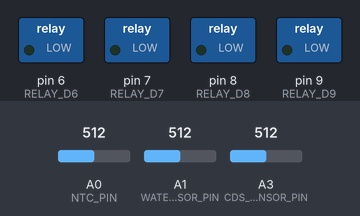
Simulated run of this sketch. Board: Arduino Uno, built with avr-gcc and run on an emulated ATmega328P. Shown: switched loads named in the sketch (green lamp = pin HIGH). The test bench sets the inputs (shaded band); at power-on: A0 (NTC_PIN) = 512, A1 (WATER_SENSOR_PIN) = 512, A3 (CDS_SENSOR_PIN) = 512.

Above: at 1.2 s.
1.3 s: A0 (NTC_PIN) set to 692
2.8 s: A0 (NTC_PIN) set to 718
At 3.6 s:
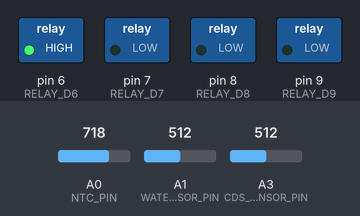
Timing chart, 0 to 5.8 s (numbered marks = the images above; inputs shaded):
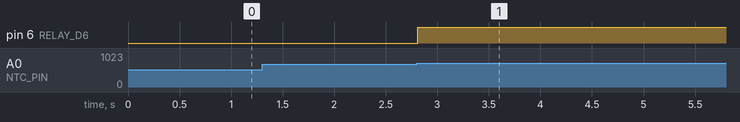

Measured:
- the behaviour switches between 700 and 701 on A0 (NTC_PIN) (found by bisection; images 0 and 1)
- after the input at 1.3 s, every drawn part: stays the same
- after the input at 2.8 s, pin 6 (RELAY_D6): LOW → HIGH at once

The sketch:

smart_coding.ino
```cpp
// Definisikan pin output
const int RELAY_D7 = 7; // Lampu untuk perintah pintu
const int RELAY_D8 = 8; // Lampu untuk perintah sensor CDS
const int RELAY_D6 = 6; // Lampu untuk sensor NTC
const int RELAY_D9 = 9; // Pompa untuk sensor air

// Definisikan pin input sensor analog
const int NTC_PIN = A0;   // Sensor NTC
const int WATER_SENSOR_PIN = A1; // Sensor Air
const int CDS_SENSOR_PIN = A3;  // Sensor CDS

// Variabel untuk waktu delay non-blocking
unsigned long d7_on_time = 0;
bool d7_active = false;

unsigned long d8_on_time_serial = 0;
bool d8_active_serial = false;

void setup() {
  // Inisialisasi pin output
  pinMode(RELAY_D7, OUTPUT);
  pinMode(RELAY_D8, OUTPUT);
  pinMode(RELAY_D6, OUTPUT);
  pinMode(RELAY_D9, OUTPUT);

  // Pastikan semua relay dalam kondisi OFF di awal
  digitalWrite(RELAY_D7, LOW);
  digitalWrite(RELAY_D8, LOW);
  digitalWrite(RELAY_D6, LOW);
  digitalWrite(RELAY_D9, LOW);

  // Mulai komunikasi serial
  Serial.begin(9600);
  //Serial.println("Sistem siap. Kirim 'O' atau 'C' melalui Serial Monitor.");
}

void loop() {
  // --- Penanganan Perintah Serial ---
  if (Serial.available()) {
    char command = Serial.read(); // Baca perintah dari Serial Monitor

    if (command == 'O' || command == 'o') {
      //Serial.println("Perintah 'O' diterima: Menyalakan lampu D7 selama 3 detik.");
      digitalWrite(RELAY_D7, HIGH); // Nyalakan lampu D7
      d7_on_time = millis(); // Catat waktu saat lampu dinyalakan
      d7_active = true;
    } else if (command == 'C' || command == 'c') {
      //Serial.println("Perintah 'C' diterima: Menyalakan lampu D8 selama 5 detik.");
      digitalWrite(RELAY_D8, HIGH); // Nyalakan lampu D8
      d8_on_time_serial = millis(); // Catat waktu saat lampu dinyalakan
      d8_active_serial = true;
    }
  }

  // Cek apakah lampu D7 sudah menyala selama 3 detik
  if (d7_active && (millis() - d7_on_time >= 3000)) {
    digitalWrite(RELAY_D7, LOW); // Matikan lampu D7
    //Serial.println("Lampu D7 mati.");
    d7_active = false;
  }

  // Cek apakah lampu D8 (dari serial) sudah menyala selama 5 detik
  if (d8_active_serial && (millis() - d8_on_time_serial >= 5000)) {
    digitalWrite(RELAY_D8, LOW); // Matikan lampu D8
    //Serial.println("Lampu D8 (dari serial) mati.");
    d8_active_serial = false;
  }

  // --- Penanganan Sensor NTC (Pin A0) ---
  int ntcValue = analogRead(NTC_PIN);
  //Serial.print("NTC Value: ");
  //Serial.println(ntcValue);

  if (ntcValue > 700) {
    digitalWrite(RELAY_D6, HIGH); // Nyalakan lampu D6
    //Serial.println("NTC > 200: Lampu D6 ON");
    delay(5000);
  } else {
    digitalWrite(RELAY_D6, LOW); // Matikan lampu D6
    //Serial.println("NTC <= 200: Lampu D6 OFF");
  }

  // --- Penanganan Sensor Air (Pin A1) ---
  int waterValue = analogRead(WATER_SENSOR_PIN);
  //Serial.print("Water Sensor Value: ");
  //Serial.println(waterValue);

  if (waterValue < 50) {
    digitalWrite(RELAY_D9, HIGH); // Nyalakan pompa D9
    //Serial.println("Water Sensor < 5: Pompa D9 ON");
  } else if (waterValue > 500) { // Jika nilai air di atas 500 (kemungkinan kering/penuh)
    digitalWrite(RELAY_D9, LOW);  // Matikan pompa D9
    //Serial.println("Water Sensor > 500: Pompa D9 OFF");
  }

  // --- Penanganan Sensor CDS (Pin A3) ---
  int cdsValue = analogRead(CDS_SENSOR_PIN);
  //Serial.print("CDS Sensor Value: ");
  //Serial.println(cdsValue);

  //if (cdsValue < 300) {
    // Pastikan lampu D8 tidak sedang diaktifkan oleh perintah serial ('C')
    // Ini penting agar perintah serial punya prioritas durasi
    //if (!d8_active_serial) {
        //digitalWrite(RELAY_D8, HIGH); // Nyalakan lampu D8
        //Serial.println("CDS < 300: Lampu D8 ON");
    //}
  //} else {
    // Pastikan lampu D8 tidak sedang diaktifkan oleh perintah serial ('C')
    //if (!d8_active_serial) {
        //digitalWrite(RELAY_D8, LOW); // Matikan lampu D8
        //Serial.println("CDS >= 300: Lampu D8 OFF");
    //}
  //}

  // Jeda singkat untuk stabilitas dan agar Serial Monitor tidak terlalu cepat
  delay(100);
}
```
